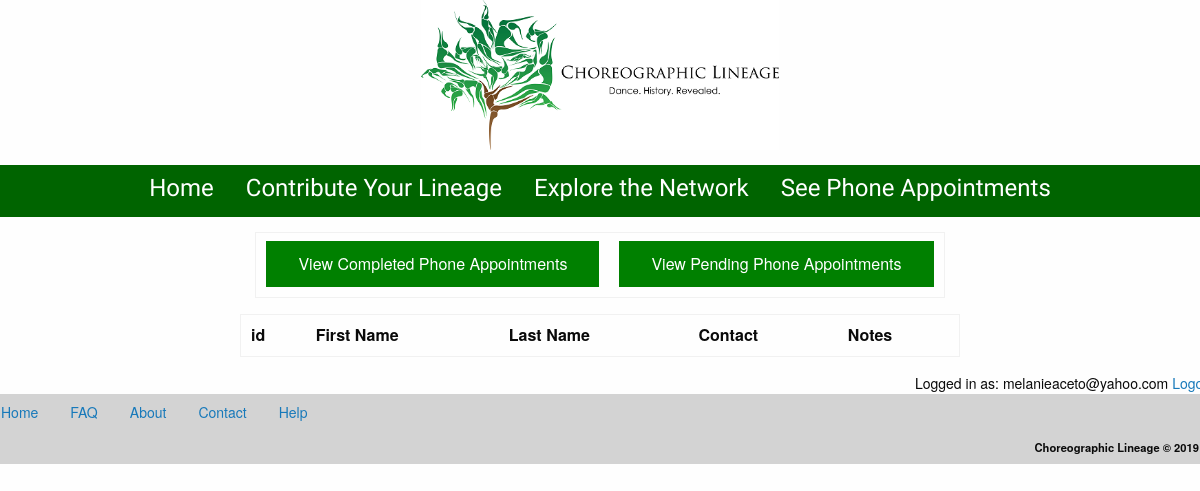
The app's page /phone_appointment_list_done.php (signed in), older data.
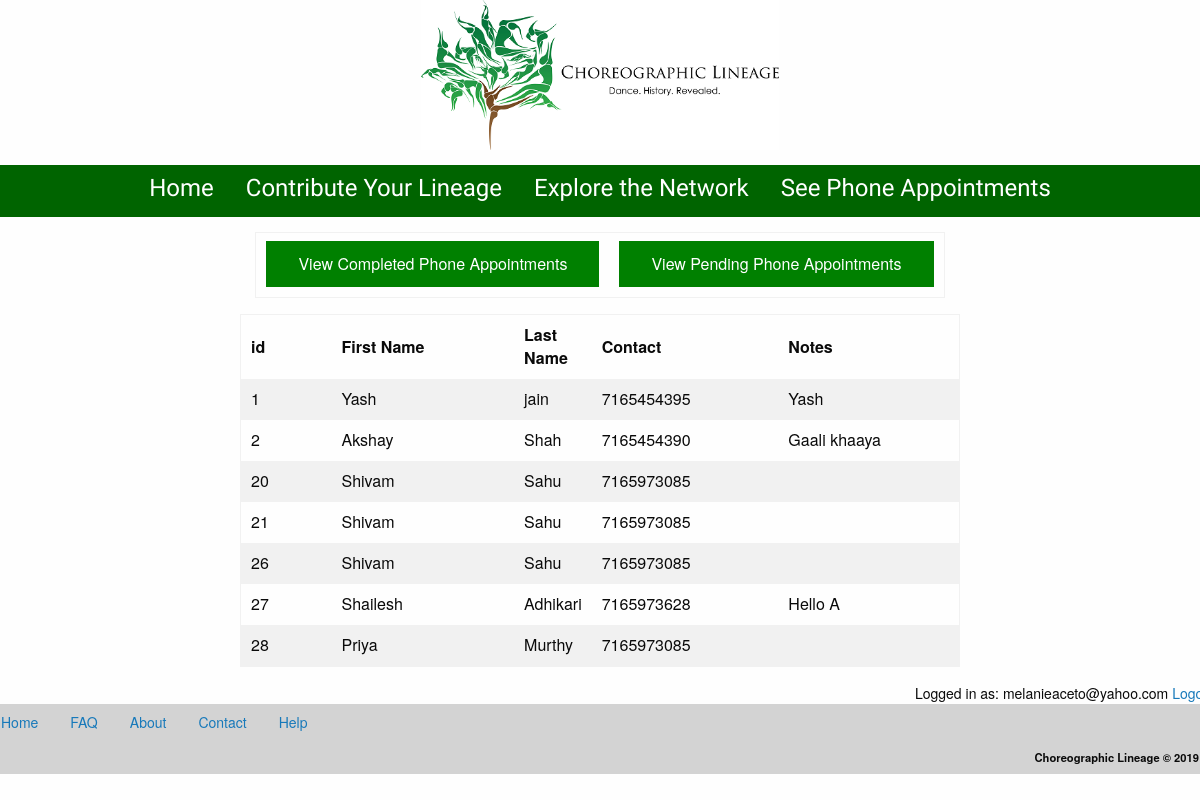
The same page, newer data.
### tables this page shows
CREATE TABLE `phone_appointments` (
  `id` int(11) NOT NULL,
  `first_name` varchar(50) NOT NULL,
  `last_name` varchar(50) NOT NULL,
  `email` varchar(50) NOT NULL,
  `contact` varchar(20) NOT NULL,
  `note` varchar(300) NOT NULL,
  `status` varchar(200) NOT NULL DEFAULT 'Undone',
  `Submitted_Date` varchar(20) DEFAULT NULL
);

### phone_appointment_list_done.php (the view, shortened to what this page needs)
<html>
<head>
    <link rel="stylesheet" href="https://maxcdn.bootstrapcdn.com/bootstrap/3.3.7/css/bootstrap.min.css">
</head>
<?php
	include 'AdminMenu.php';
	if(isset($_SESSION["user_email_address"])) {
        include 'connection_open.php';
        $query = "SELECT * FROM phone_appointments where status='Done'";
        $result = mysqli_query($dbc,$query)
        or die('Error querying database.: ' . mysqli_error());
        echo "<table style='width:auto;'align='center'><tr><td>";
        echo "<div align='center'><a href='phone_appointment_list_done.php'><button style='background-color: green;  border: none;
  color: white;
  padding: 15px 32px;
  text-align: center;
  text-decoration: none;
  display: inline-block;
  font-size: 16px;
  cursor: pointer;' >View Completed Phone Appointments</button></div>";
  echo"</td><td>";
  echo "<div align='center'><a href='phone_appointment_list.php'><button style='background-color: green;  border: none;
  color: white;
  padding: 15px 32px;
  text-align: center;
  text-decoration: none;
  display: inline-block;
  font-size: 16px;
  cursor: pointer;' >View Pending Phone Appointments</button></div>";
  echo "</td></tr></table>";
        echo "<div class='table-responsive'><table style='width: 60%; height: auto;' align='center'>";
		echo "<tr><th>id</th><th>First Name</th><th>Last Name</th><th>Contact</th><th>Notes</th></tr>";
		while($row = mysqli_fetch_array($result)) {
    		$id = $row['id'];
    		$first_name = $row['first_name'];
    		$last_name = $row['last_name'];
    		$contact = $row['contact'];
    		$note = $row['note'];
    		echo "<tr><td style='width: 100px;'>".$id."</td><td style='width: 200px;'>".$first_name."</td><td>".$last_name."</td><td style='width: 200px;'>".$contact."</td><td style='width: 200px;'>".$note."</td></tr>";
              }
echo "</table></div>";
    }
    else {
        $location = "add_user_profile.php";
        echo("<script>location.href='$location'</script>");
    }
?>
</html>
<?php
  include 'footer.php';
?>

Row changes from the older to the newer data that the page shows:
now on this page (row edited): phone_appointments: id "1", first_name "Yash", last_name "jain", contact "7165454395", note "Yash"
now on this page (row edited): phone_appointments: id "2", first_name "Akshay", last_name "Shah", contact "7165454390", note "Gaali khaaya"
now on this page (row edited): phone_appointments: id "20", first_name "Shivam", last_name "Sahu", contact "7165973085"
now on this page (row edited): phone_appointments: id "21", first_name "Shivam", last_name "Sahu", contact "7165973085"
now on this page (row edited): phone_appointments: id "26", first_name "Shivam", last_name "Sahu", contact "7165973085"
now on this page (row edited): phone_appointments: id "27", first_name "Shailesh", last_name "Adhikari", contact "7165973628", note "Hello A"
now on this page (row edited): phone_appointments: id "28", first_name "Priya", last_name "Murthy", contact "7165973085"
